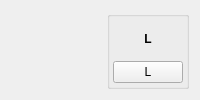
            <widget class="QWidget" name="widget" native="true">
             <layout class="QHBoxLayout" name="horizontalLayout_2">
              <item>
               <spacer name="horizontalSpacer_6">
                <property name="orientation">
                 <enum>Qt::Horizontal</enum>
                </property>
                <property name="sizeHint" stdset="0">
                 <size>
                  <width>40</width>
                  <height>20</height>
                 </size>
                </property>
               </spacer>
              </item>
              <item>
               <widget class="QGroupBox" name="grp_L_2">
                <property name="title">
                 <string/>
                </property>
                <property name="alignment">
                 <set>Qt::AlignCenter</set>
                </property>
                <layout class="QVBoxLayout" name="verticalLayout_7">
                 <property name="spacing">
                  <number>3</number>
                 </property>
                 <property name="leftMargin">
                  <number>3</number>
                 </property>
                 <property name="topMargin">
                  <number>3</number>
                 </property>
                 <property name="rightMargin">
                  <number>3</number>
                 </property>
                 <property name="bottomMargin">
                  <number>3</number>
                 </property>
                 <item>
                  <widget class="QLabel" name="label_20">
                   <property name="text">
                    <string>&lt;html&gt;&lt;head/&gt;&lt;body&gt;&lt;p&gt;&lt;span style=&quot; font-weight:600;&quot;&gt;L&lt;/span&gt;&lt;/p&gt;&lt;/body&gt;&lt;/html&gt;</string>
                   </property>
                   <property name="alignment">
                    <set>Qt::AlignCenter</set>
                   </property>
                  </widget>
                 </item>
                 <item>
                  <widget class="QPushButton" name="btnJoyL">
                   <property name="minimumSize">
                    <size>
                     <width>70</width>
                     <height>0</height>
                    </size>
                   </property>
                   <property name="maximumSize">
                    <size>
                     <width>68</width>
                     <height>16777215</height>
                    </size>
                   </property>
                   <property name="styleSheet">
                    <string notr="true">min-width: 68px;</string>
                   </property>
                   <property name="text">
                    <string>L</string>
                   </property>
                  </widget>
                 </item>
                </layout>
               </widget>
              </item>
             </layout>
            </widget>
